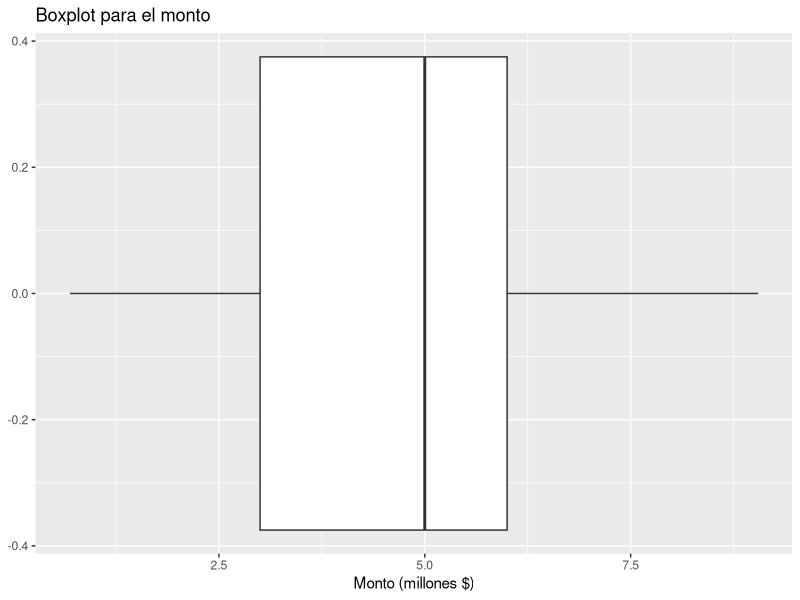
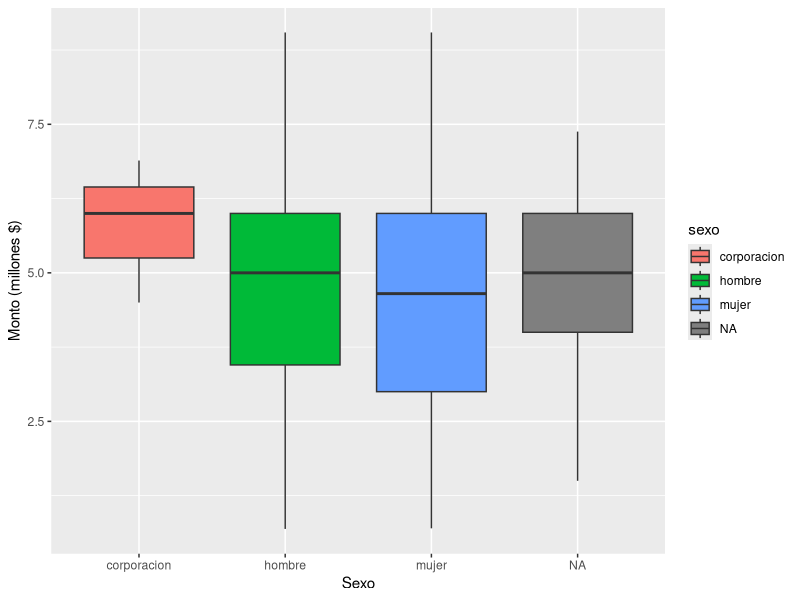
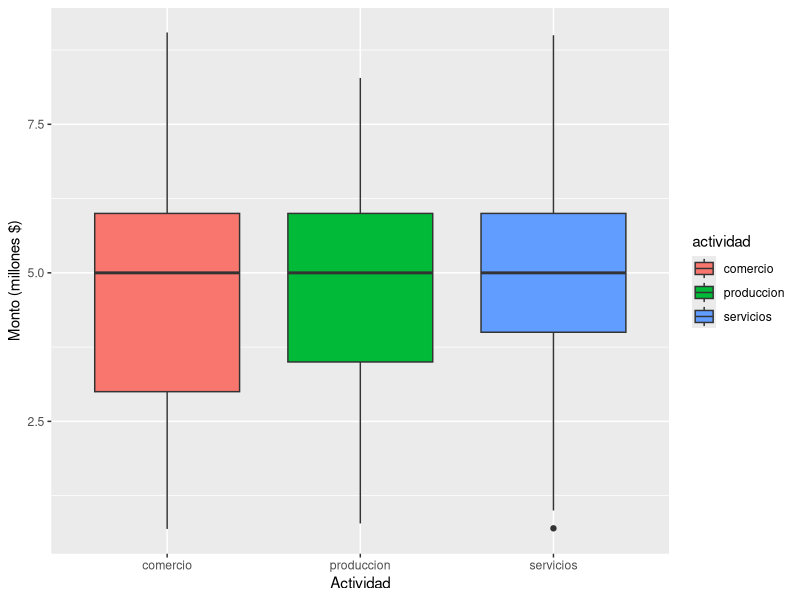
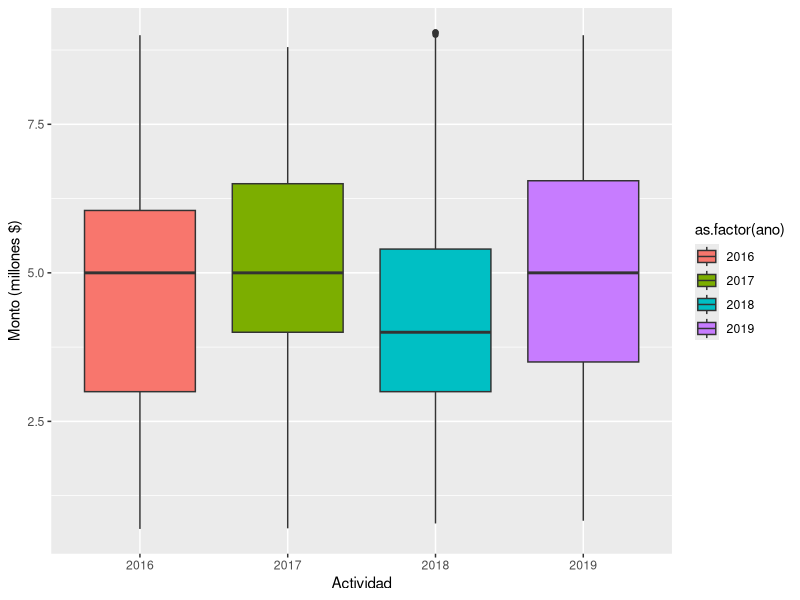
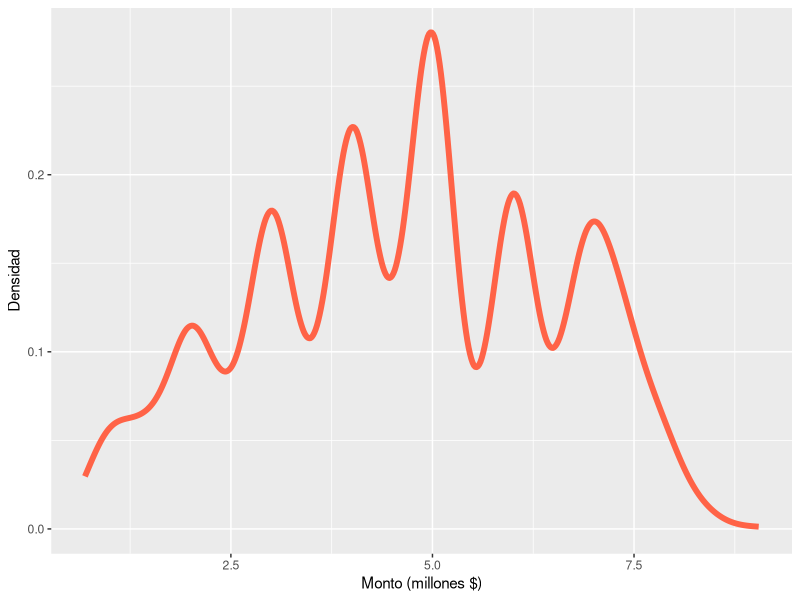
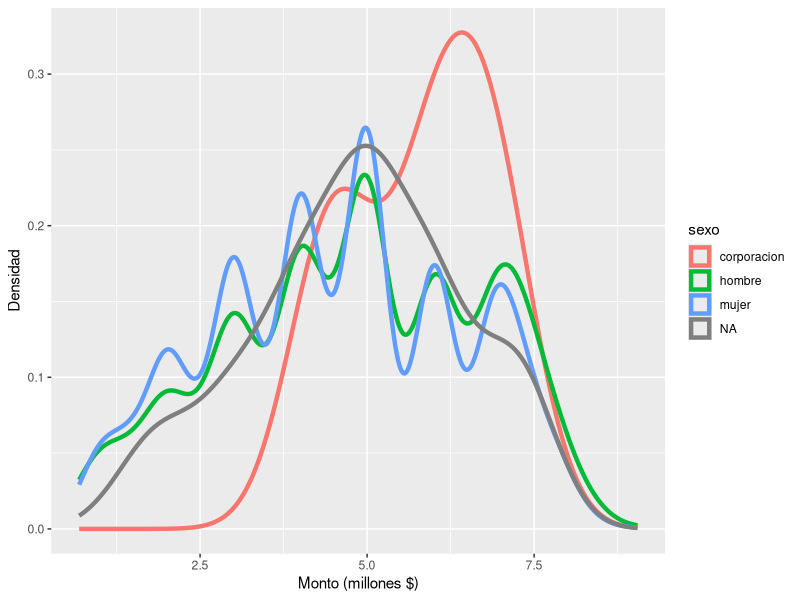
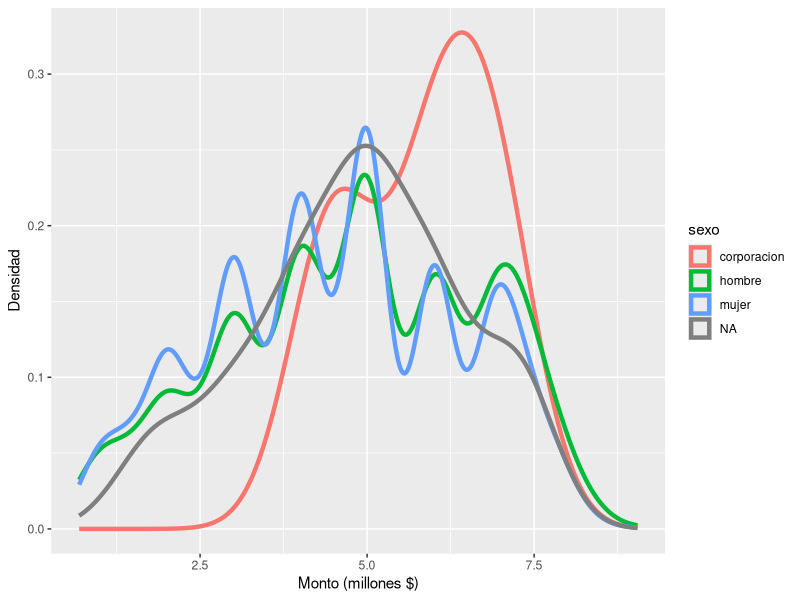
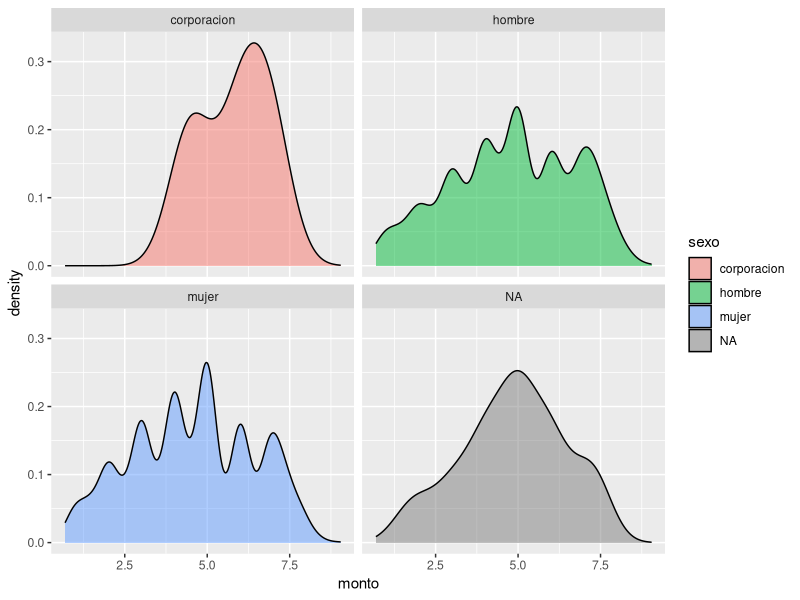

The R source for these figures, in order:
# En este script se analiza la base de datos
# creditos a microempresarios 
# obtenida del repositorio de datos abiertos
# de la Alcaldia de Medellin

# Leyendo la base de datos ------------------------------------------------
library(tidyverse)

datos <- read_csv2(file="bases/creditos_otorgados_a_microempresarios.csv",
                  col_names = TRUE)

datos |> dim()

datos

# Organizando los datos ---------------------------------------------------

datos |> 
  mutate(monto = monto / 1000000) -> datos

datos |> 
  mutate(edad = replace(edad, which(edad < 18), NA)) -> datos

datos |> 
  mutate(sexo = replace(sexo, which(sexo == "#N/A"), NA)) -> datos

library(lubridate)

datos |> 
  mutate(fecha = dmy(fecha)) -> datos

datos |> 
  mutate(ano = year(fecha),
         mes = month(fecha),
         dia = day(fecha)) -> datos

datos |> 
  filter(monto < 1000) -> datos


# # Analisis univariado ---------------------------------------------------

# Para el monto
datos |> 
  pull(monto) |> 
  summary()

datos |> 
  summarise(monto_min=min(monto),
            monto_mediano=median(monto),
            monto_prom=mean(monto),
            monto_max=max(monto),
            desvi_monto=sd(monto))

# Para edad
datos |> 
  pull(edad) |> 
  summary()

# Para sexo
datos |> 
  pull(sexo) |> 
  table()

# Para actividad
datos |> 
  pull(actividad) |> 
  table()

# Para barrio
datos |> 
  pull(barrio) |> 
  table()

# Para comuna
datos |> 
  pull(comuna) |> 
  table()

# Por ano
datos |> 
  pull(ano) |> 
  table()

# Analisis multivariado - cruzando variables ------------------------------

datos |> 
  group_by(sexo) |> 
  summarise(monto_min=min(monto),
            monto_mediano=median(monto),
            monto_prom=mean(monto),
            monto_max=max(monto),
            desvi_monto=sd(monto),
            numero = n())

datos |> 
  group_by(actividad) |> 
  summarise(monto_min=min(monto),
            monto_mediano=median(monto),
            monto_prom=mean(monto),
            monto_max=max(monto),
            desvi_monto=sd(monto),
            numero = n())

datos |> 
  group_by(sexo, actividad) |> 
  summarise(monto_min=min(monto),
            monto_mediano=median(monto),
            monto_prom=mean(monto),
            monto_max=max(monto),
            desvi_monto=sd(monto),
            numero = n())

datos |> 
  group_by(ano) |> 
  summarise(monto_min=min(monto),
            monto_mediano=median(monto),
            monto_prom=mean(monto),
            monto_max=max(monto),
            desvi_monto=sd(monto),
            numero = n())

# Algunos graficos --------------------------------------------------------
library(ggplot2)

# Algunos boxplots

ggplot(data=datos, aes(x=monto)) +
  geom_boxplot() +
  labs(title="Boxplot para el monto", x="Monto (millones $)")
  
datos |> 
  summarise(num_monto_sup_1000 = sum(monto >= 1000))

ggplot(data=datos, aes(y=monto, x=sexo, fill=sexo)) +
  geom_boxplot() +
  labs(x="Sexo", y="Monto (millones $)")
  
ggplot(data=datos, aes(y=monto, x=actividad, fill=actividad)) +
  geom_boxplot() +
  labs(x="Actividad", y="Monto (millones $)")  
  
ggplot(data=datos, aes(y=monto, x=as.factor(ano), fill=as.factor(ano))) +
  geom_boxplot() +
  labs(x="Actividad", y="Monto (millones $)")  

# Densidades

ggplot(data=datos, aes(x=monto)) +
  geom_density(lwd=2, color="tomato") +
  labs(y="Densidad", x="Monto (millones $)")
  
ggplot(data=datos, aes(x=monto, color=sexo)) +
  geom_density(lwd=1.5) +
  labs(y="Densidad", x="Monto (millones $)")

ggplot(data=datos, aes(x=monto, color=sexo)) +
  geom_density(lwd=1.5) +
  labs(y="Densidad", x="Monto (millones $)")

ggplot(data=datos, aes(x=monto, fill=sexo))+
  geom_density(alpha=0.5)+
  facet_wrap("sexo")

# Graficos de dispersion
ggplot(data=datos, aes(x=edad, y=monto)) +
  geom_point()

  
  



